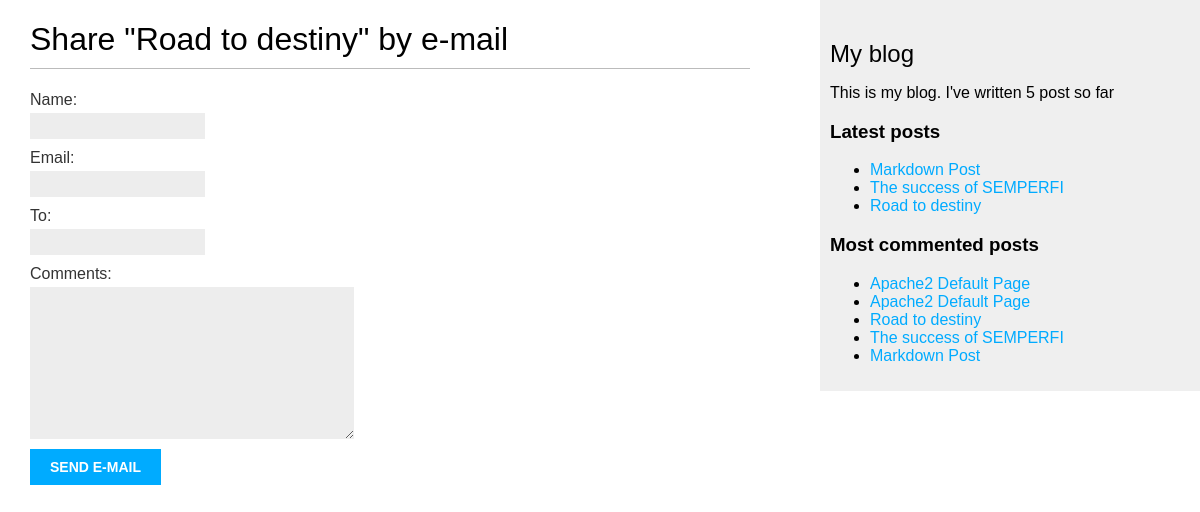
/blog/5/share/, run on an earlier commit of the app's database.
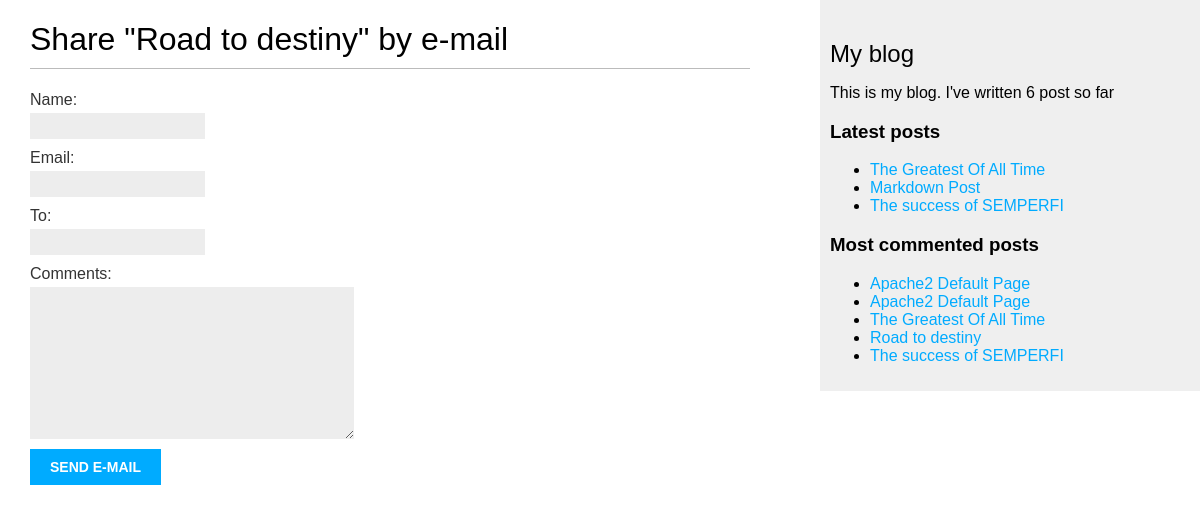
And on a later commit of the database.
### blog/models.py (models this page shows, shortened)
class Post(models.Model):
    class Status(models.TextChoices):
        DRAFT = "DF", "Draft"
        PUBLISHED = "PB", "Published"
    tags = TaggableManager()
    class PublishedManager(models.Manager):
        def get_queryset(self):
            return super().get_queryset().filter(status=Post.Status.PUBLISHED)
    title = models.CharField(max_length=250)
    slug = models.SlugField(max_length=250, unique_for_date="publish")
    body = models.TextField()
    publish = models.DateTimeField(default=timezone.now)
    created = models.DateTimeField(auto_now_add=True)
    updated = models.DateTimeField(auto_now=True)
    status = models.CharField(max_length=2, choices=Status, default=Status.PUBLISHED)
    author = models.ForeignKey(
        settings.AUTH_USER_MODEL, on_delete=models.CASCADE, related_name="blog_post"
    )
    objects = models.Manager
    published = PublishedManager()
    class Meta:
        ordering: ["-publish"]
        indexes: [models.Index(fields=["-publish"])]
    def get_absolute_url(self):
        return reverse(
            "blog:post_detail",
            args=[self.publish.year, self.publish.month, self.publish.day, self.slug],
        )

### blog/views.py (the view)
# urls.py: path("<int:post_id>/share/", views.post_share, name="post_share"),
def post_share(request, post_id):
    post = get_object_or_404(Post, id=post_id, status=Post.Status.PUBLISHED)
    sent = False
    if request.method == "POST":
        form = EmailPostForm(request.POST)
        if form.is_valid():
            cd = form.cleaned_data
            post_url = request.build_absolute_uri(post.get_absolute_url())
            subject = (
                f"{cd['name']} ({cd['email']})" f"recommends you read {post.title}"
            )
            message = (
                f"Read {post.title} as {post_url}\n\n"
                f"{cd['name']}'s comments: {cd['comments']}"
            )
            send_mail(
                subject=subject,
                message=message,
                from_email=None,
                recipient_list=[cd["to"]],
            )
            sent = True
    else:
        form = EmailPostForm()
    return render(
        request,
        "blog/post/share.html",
        {
            "post": post,
            "form": form,
            "sent": sent,
        },
    )

### blog/forms.py
class EmailPostForm(forms.Form):
    name = forms.CharField(max_length=25)
    email = forms.EmailField()
    to = forms.EmailField()
    comments = forms.CharField(required=False, widget=forms.Textarea)

### blog/templatetags/blog_tags.py (called while the page is built)
@register.simple_tag
def total_posts():
    return Post.published.count()

@register.inclusion_tag('blog/post/latest_posts.html')
def show_latest_posts(count=5):
    latest_posts = Post.published.order_by('-publish')[:count]
    return {'latest_posts': latest_posts}

@register.simple_tag
def get_most_commented_posts(count=5):
    return Post.published.annotate(total_comments=Count("comments")).order_by('-total_comments')[:count]

### blog/templates/blog/post/share.html (shortened to what this page needs)
{% extends "blog/base.html" %}
{% block content %}
{% if sent %}
<h1>Email successfully sent</h1>
<p>"{{post.title}}" was successfully sent to {{form.cleaned_data.to}}.</p>
{% else %}
<h1>
    Share "{{post.title}}" by e-mail
</h1>
<form method="post">
    {{form.as_p}}
    <input type="submit" value="Send e-mail">
</form>
{% endif %}
{% endblock %}

### blog/templates/blog/base.html (shortened to what this page needs)
{% load blog_tags %}
{% load static %}
<!DOCTYPE html>
<html lang="en">
<head>
    <link href="{% static 'css/blog.css' %}" rel="stylesheet">
</head>
<body>
    <div id="content">
        {% block content%}{% endblock %}
    </div>
    <div id="sidebar">
        <h2>My blog</h2>
        <p>This is my blog. I've written {% total_posts %} post so far</p>
        <h3>
            Latest posts
        </h3>
        {% show_latest_posts 3 %}
        <h3>Most commented posts</h3>
        {%  get_most_commented_posts as most_commented_posts %}
        <ul>
            {% for post in most_commented_posts %}
                <li>
                    <a href="{{post.get_absolute_url }}">{{post.title}}</a>
                </li>
            {% endfor %}
        </ul>
    </div>
</body>
</html>

### blog/templates/blog/post/latest_posts.html
<ul>
    {% for post in latest_posts %}
        <li>
            <a href="{{ post.get_absolute_url }}">
                {{post.title}}
            </a>
        </li>
    {% endfor %}
</ul>

What changed in the data, as far as the page shows it:
no longer on one of the page's lists (row unchanged): Post: title "Road to destiny"
no longer on one of the page's lists (row unchanged): Post: title "Markdown Post"
added Post: title "The Greatest Of All Time"
Also different on the page:
text no longer shown: "5"
text now shown: "6"
